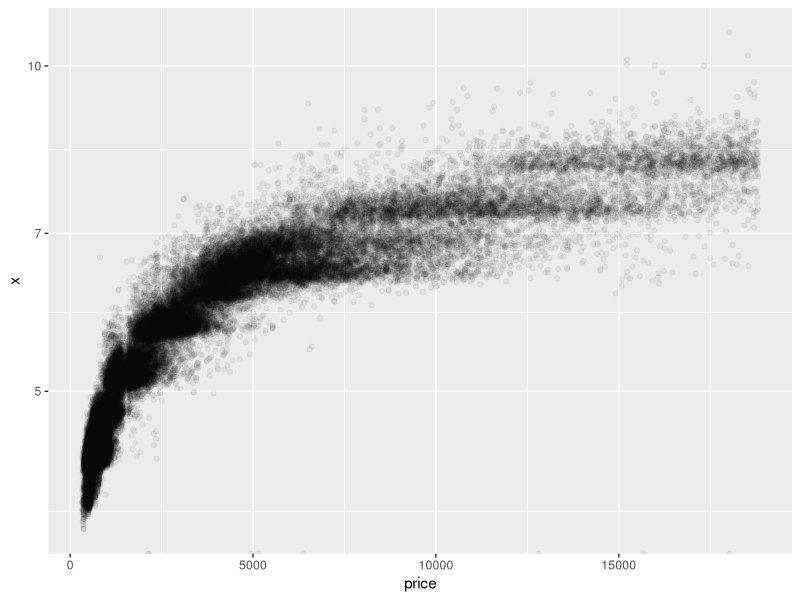
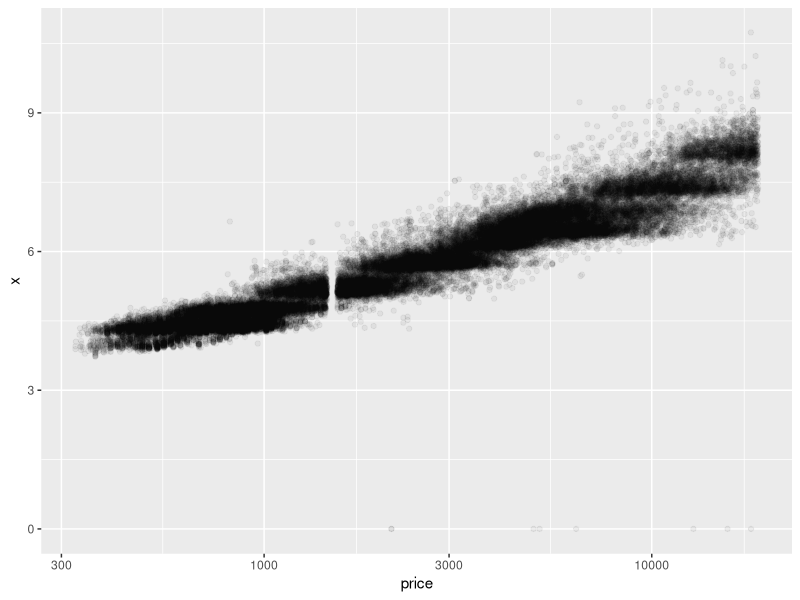
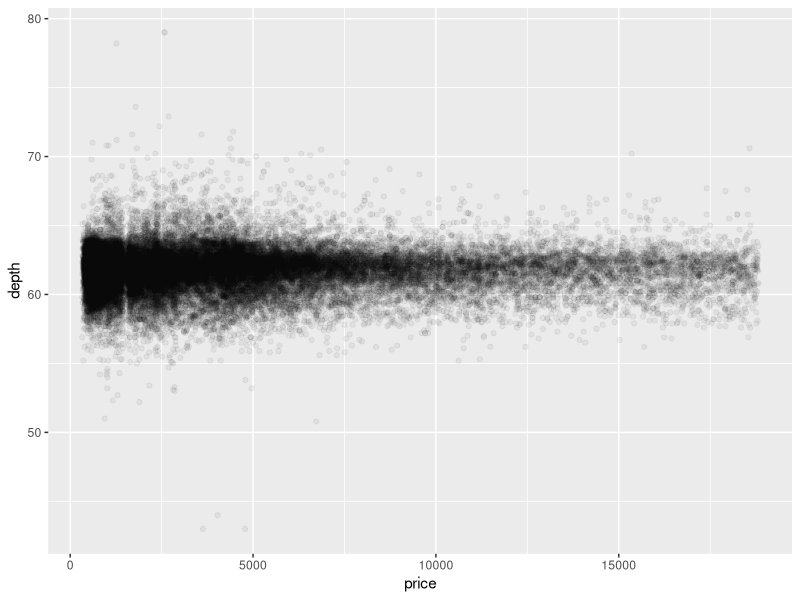
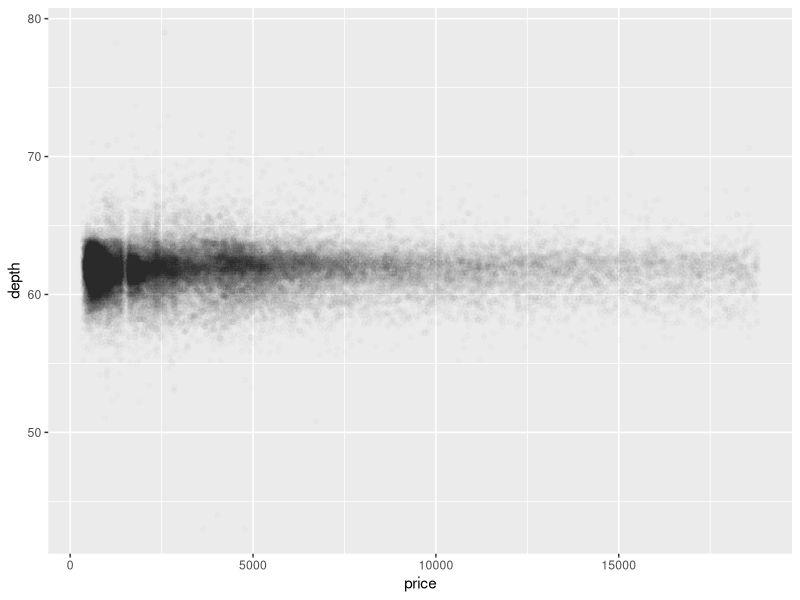
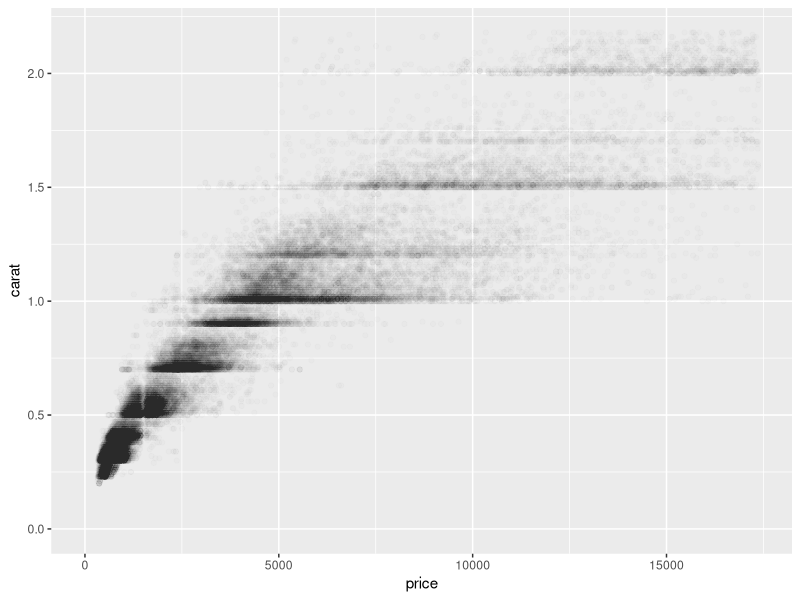
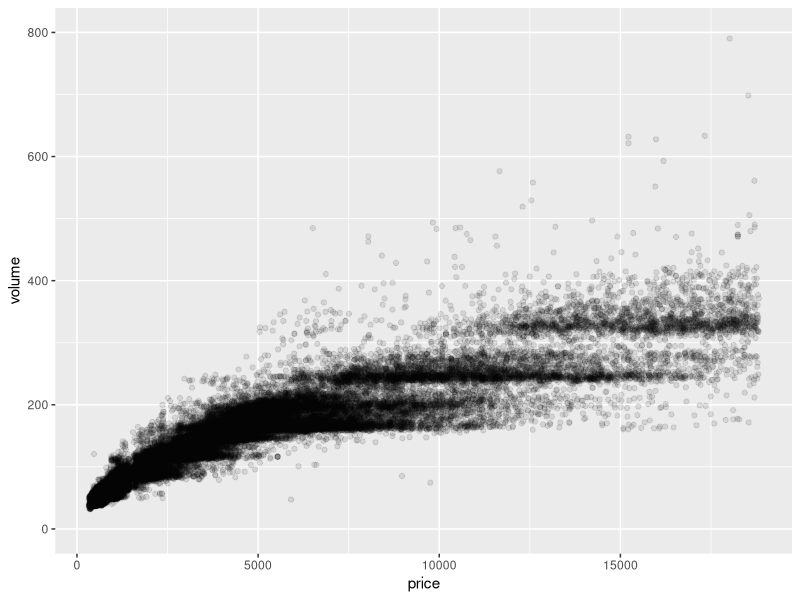
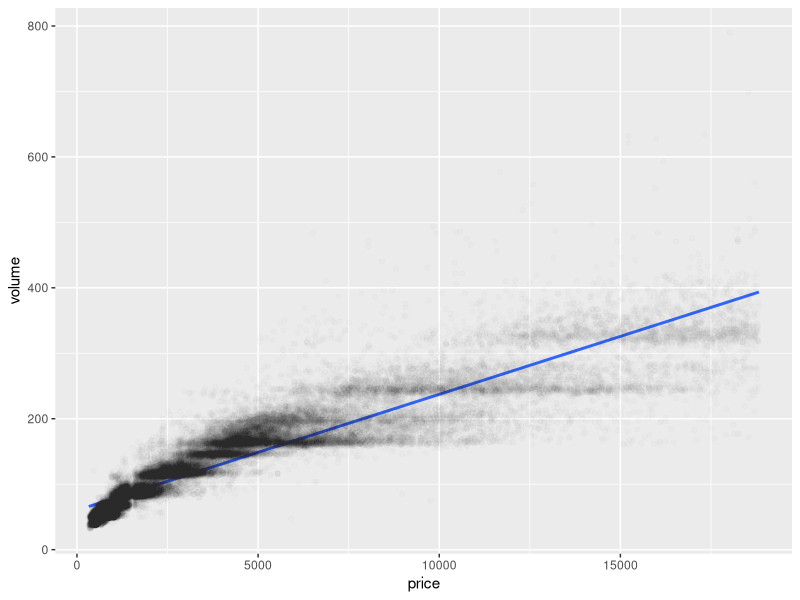
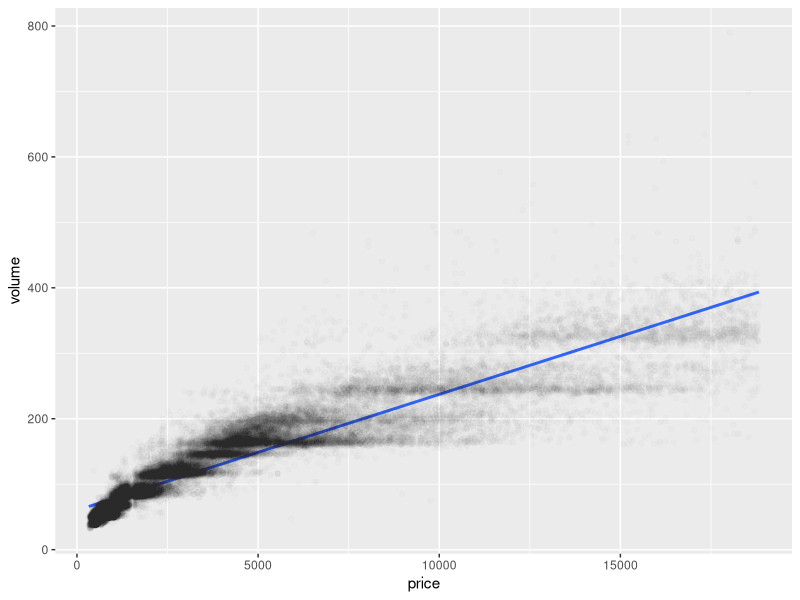

Generate these figures, in order, with R:
library(ggplot2)
library(dplyr)

data("diamonds")

names(diamonds)

ggplot(data=diamonds, aes(x=price, y=x)) +
  ylim(0, 100) +
  scale_y_continuous(trans="log10") +
  geom_point(alpha=1/20)


ggplot(data=diamonds, aes(x=price, y=x)) +
  scale_x_continuous(trans='log10') +
  geom_point(alpha=1/20)

cor.test(diamonds$price, diamonds$x)
cor.test(diamonds$price, diamonds$y)
cor.test(diamonds$price, diamonds$z)

cor.test(log10(diamonds$price), diamonds$x)

ggplot(data=diamonds, aes(x=price, y=depth)) +
  geom_point(alpha=1/20)

ggplot(data=diamonds, aes(x=price, y=depth)) +
  geom_point(alpha=1/100)

cor.test(diamonds$price, diamonds$depth)

ggplot(data=diamonds, aes(x=price, y=carat)) +
  xlim(0, quantile(diamonds$price, 0.99)) +
  ylim(0, quantile(diamonds$carat, 0.99)) +
  geom_point(alpha=1/100)

diamonds = diamonds %>% 
  mutate(volume = x * y * z)


ggplot(data=diamonds[diamonds$volume > 0,], aes(x=price, y=volume)) +
  ylim(0, 800) +
  geom_point(alpha=1/10)

diamonds_filtered = diamonds %>% 
  filter(volume > 0) %>% 
  filter(volume < 800)

cor.test(diamonds_filtered$volume, diamonds_filtered$price)

ggplot(data=diamonds_filtered, aes(x=price, y=volume)) +
  geom_smooth(method='lm') +
  geom_point(alpha=1/100)

ggplot(data=subset(diamonds, volume > 0 & volume < 800), aes(x=price, y=volume)) +
  geom_smooth(method='lm') +
  geom_point(alpha=1/100)

diamondsByClarity = diamonds %>% 
  group_by(clarity) %>% 
  summarise(
    mean_price = mean(price),
    median_price = median(price),
    min_price = min(price),
    max_price = max(price),
    n = n())


diamonds_by_clarity <- group_by(diamonds, clarity)
diamonds_mp_by_clarity <- summarise(diamonds_by_clarity, mean_price = mean(price))

diamonds_by_color <- group_by(diamonds, color)
diamonds_mp_by_color <- summarise(diamonds_by_color, mean_price = mean(price))

library(gridExtra)

grid.arrange(
  ggplot(data=diamonds_mp_by_color, aes(x=color, y=mean_price)) + geom_bar(stat='identity'),
  ggplot(data=diamonds_mp_by_clarity, aes(x=clarity, y=mean_price)) + geom_bar(stat='identity')
)

